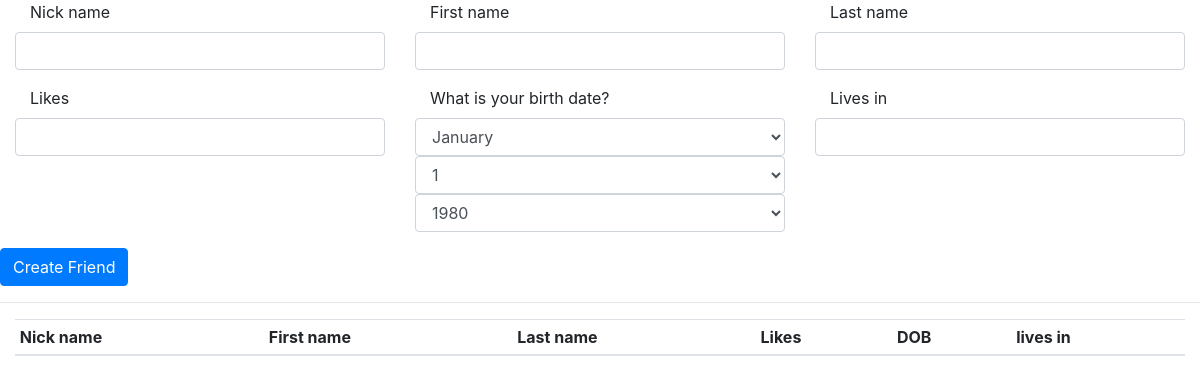
Before: / with the older database file.
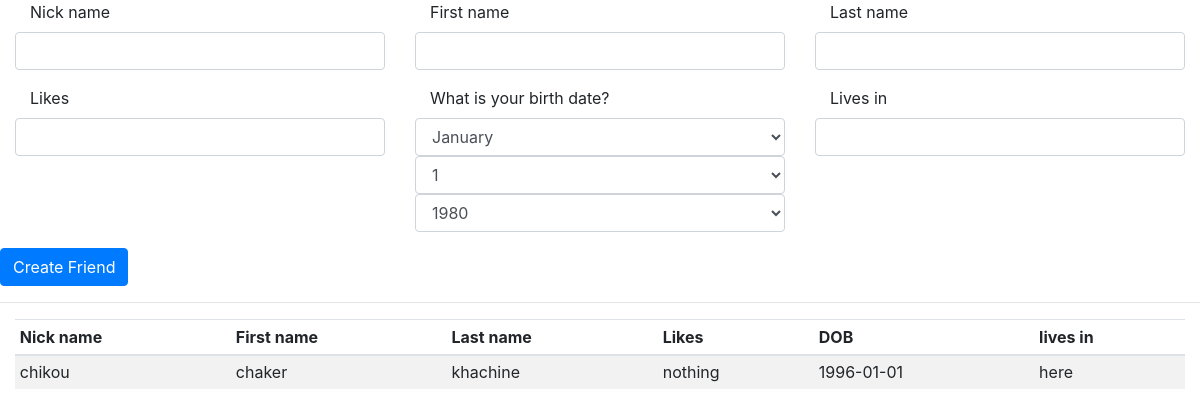
After: the same page with the newer database file.
### my_app/models.py (models this page shows, shortened)
class Friend(models.Model):
    nick_name = models.CharField(max_length=100, unique =  True)
    first_name = models.CharField(max_length=100)
    last_name = models.CharField(max_length=100)
    likes = models.CharField(max_length = 250)
    dob = models.DateField(auto_now=False, auto_now_add=False)
    lives_in = models.CharField(max_length=150, null = True, blank = True)

### my_app/views.py (the view, shortened to what this page needs)
# urls.py: path('', FriendView.as_view(), name='friend_cbv'),
class FriendView(View):
    form_class = FriendForm
    template_name = "index.html"
    def get(self, *args, **kwargs):
        form = self.form_class()
        friends = Friend.objects.all()
        return render(self.request, self.template_name, {"form": form, "friends": friends})

### my_app/forms.py
class FriendForm(forms.ModelForm):
    dob = forms.DateField(
        label='What is your birth date?',
        widget=forms.SelectDateWidget(years=range(1980, datetime.date.today().year - 5))
    )
    def __init__(self, *args, **kwargs):
        super(FriendForm, self).__init__(*args, **kwargs)
        for name in self.fields.keys():
            self.fields[name].widget.attrs.update({
                'class': 'form-control',
            })
    class Meta:
        model = Friend
        fields = "__all__"

### my_app/templates/index.html (shortened to what this page needs)
{% extends "base.html" %}
{% block content %}
<div class="container-fluid">
    <form id="friend-form">
        <div class="row">
            {% for field in form %}
            <div class="form-group col-4">
                <label class="col-12">{{ field.label }}</label>
                {{ field }}
            </div>
            {% endfor %}
            <input type="submit" class="btn btn-primary" value="Create Friend" />
        </div>
</div>
<hr />
<div class="container-fluid">
    <table class="table table-striped table-sm" id="my_friends">
        <thead>
            <tr>
                <th>Nick name</th>
                <th>First name</th>
                <th>Last name</th>
                <th>Likes</th>
                <th>DOB</th>
                <th>lives in</th>
            </tr>
        </thead>
        <tbody>
        {% for friend in friends %}
        <tr>
            <td>{{friend.nick_name}}</td>
            <td>{{friend.first_name}}</td>
            <td>{{friend.last_name}}</td>
            <td>{{friend.likes}}</td>
            <td>{{friend.dob | date:"Y-m-d"}}</td>
            <td>{{friend.lives_in}}</td>
        </tr>
        {% endfor %}
        </tbody>
    </table>
</div>
{% endblock content %}

### my_app/templates/base.html (shortened to what this page needs)
<!DOCTYPE html>
<html lang="en">
<head>
    <link rel="stylesheet" href="https://maxcdn.bootstrapcdn.com/bootstrap/4.0.0/css/bootstrap.min.css">
</head>
<body>
    {% block content %}
    {% endblock content %}
</body>
</html>

Changed rows visible on the page:
added Friend: nick_name "chikou", first_name "chaker", last_name "khachine", likes "nothing", dob "1996-01-01", lives_in "here"
